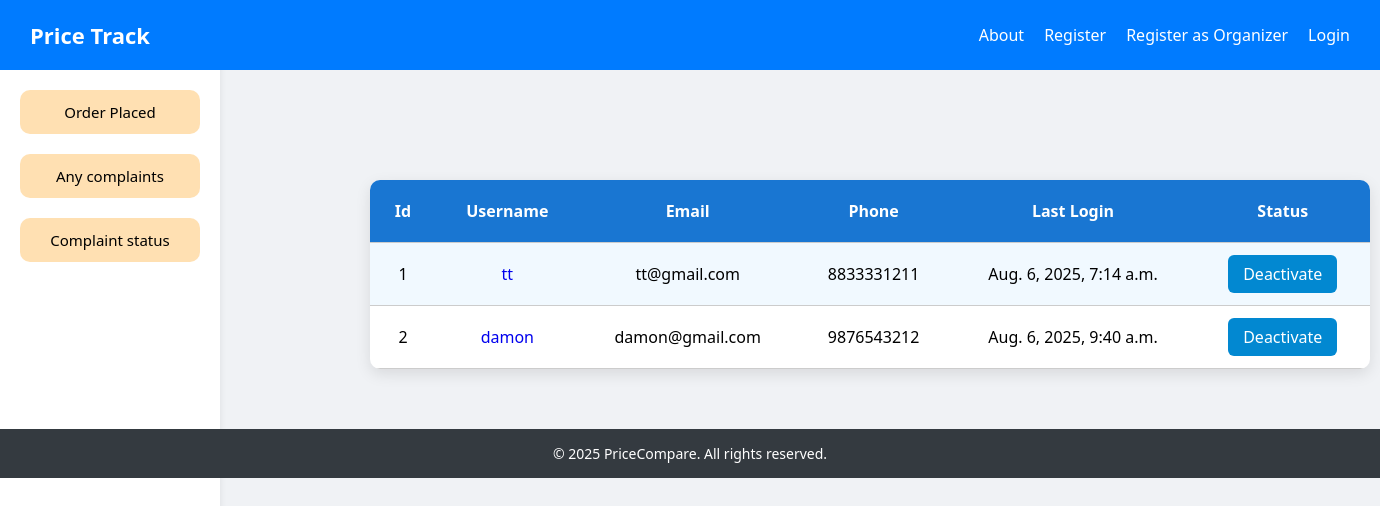
The app's page /product/viewShopuser/ with its own data.
### users/models.py (models this page shows)
class Register(AbstractUser):
    name=models.CharField(max_length=40,null=True)
    address=models.CharField(max_length=200,null=True)
    phone=models.IntegerField(null=True)
    approved=models.BooleanField(default=False)
    shopname=models.CharField(max_length=20,null=True)
    licensenumber=models.IntegerField(null=True)
    image=models.ImageField(upload_to='image/',null=True)
    district=models.CharField(max_length=100,null=True)
    place=models.CharField(max_length=255,null=True)
    role=models.CharField(max_length=20,default="admin")

### products/views.py (the view)
# urls.py: path('viewShopuser/',views.viewShopuser,name='viewShopuser'),
def viewShopuser(request):
    users = Register.objects.filter(role = 'User')
    return render(request,'viewShopuser.html',{'users':users})

### products/templates/viewShopuser.html (shortened to what this page needs)
{% extends 'layout.html' %}
{% load static %}
{% block extra_head %}
<link rel="stylesheet" href="{% static 'products\viewShopUser.css' %}">
{% endblock %}
{% block content %}
{% include 'side.html' %}
<div class="main">
<table>
  <tr>
    <th>Id</th>
    <th>Username</th>
    <th>Email</th>
    <th>Phone</th>
    <th>Last Login</th>
    <th>Status</th>
  </tr>
  {% for user in users %}
  <tr>
    <td>{{ forloop.counter }}</td>
  <td><a href="{% url 'orderplaced' user.id %}" class="sname">{{user.username}}</a></td>
    <td>{{ user.email }}</td>
    <td>{{ user.phone }}</td>
    <td>{{ user.last_login }}</td>
    <td>
      {% if not user.is_active %}
        <a class="button-link" href="{% url 'active' user.id %}">Activate</a>
      {% else %}
        <a class="button-link" href="{% url 'deactive' user.id %}">Deactivate</a>
      {% endif %}
    </td>
  </tr>
  {% endfor %}
</table>
</div>
{% endblock %}

### users/static/layout.css (style rules this page uses)
* { margin: 0; padding: 0; font-family: -apple-system, BlinkMacSystemFont, "Segoe UI", Roboto, Oxygen, Ubuntu, Cantarell, "Open Sans", "Helvetica Neue", sans-serif; box-sizing: border-box; }
body { background-color: #f4f7fa; }
.main { margin-top: 80px; padding: 20px; }

### products/static/products/viewShopUser.css (style rules this page uses)
table { width: 90%; max-width: 1000px; margin: 0 auto 40px auto; border-collapse: collapse; box-shadow: 0 5px 15px rgba(0, 0, 0, 0.1); background-color: white; border-radius: 10px; overflow: hidden; margin-left: 350px; margin-top: 20px; }
th, td { padding: 20px; text-align: center; font-size: 1rem; border-bottom: 1px solid #ccc; }
th { background-color: #1976d2; color: white; font-weight: 600; }
tr:nth-child(even) { background-color: #f1f9ff; }
a.button-link { text-decoration: none; padding: 8px 15px; border-radius: 6px; font-weight: 500; background-color: #0288d1; color: white; transition: background-color 0.3s ease; }
.main { display: flex; flex-direction: column; }
.sname { text-decoration: none; }

### users/static/side.css (style rules this page uses)
* { margin: 0; padding: 0; box-sizing: border-box; font-family: "Segoe UI", Roboto, Oxygen, Ubuntu, Cantarell, "Open Sans", sans-serif; }
body { background-color: #f0f2f5; min-height: 100vh; }

### records on screen
Register: username "tt", email "tt@gmail.com", phone "8833331211", last_login "Aug. 6, 2025, 7:14 a.m.", is_active "Deactivate"
Register: username "damon", email "damon@gmail.com", phone "9876543212", last_login "Aug. 6, 2025, 9:40 a.m.", is_active "Deactivate"
